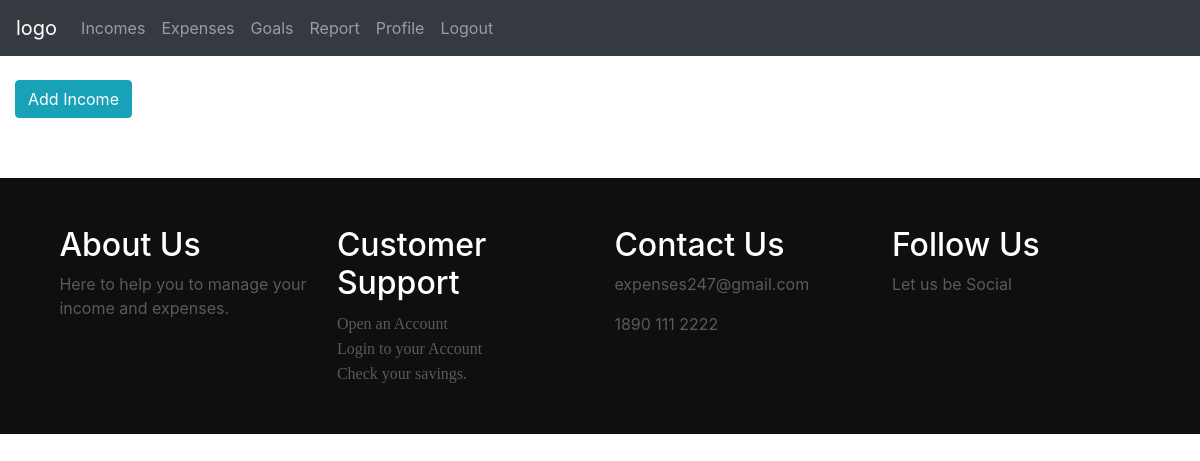
/income/ (signed in), run on an earlier commit of the app's database.
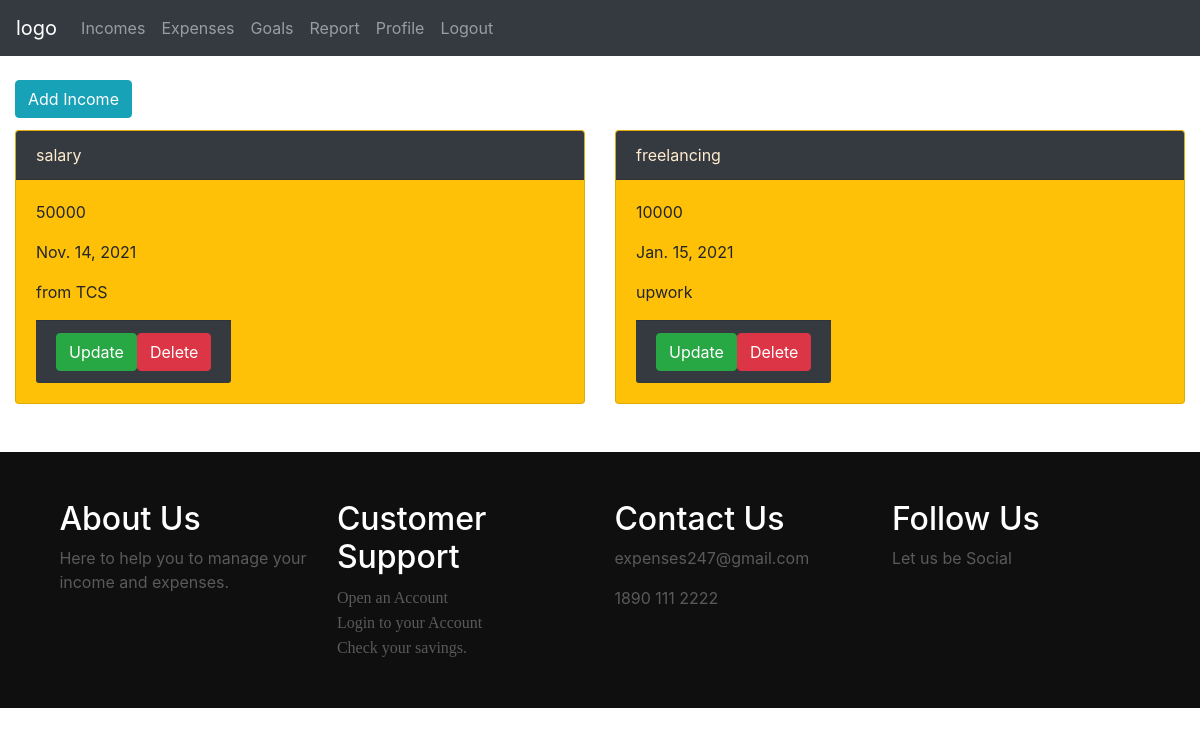
And on a later commit of the database.
### income/models.py (models this page shows)
class income_details(models.Model):
    incomeID = models.AutoField(primary_key=True)
    user = models.ForeignKey(user_details, on_delete=models.CASCADE)
    name = models.CharField(max_length=10)
    description = models.CharField(max_length=30)
    amount = models.IntegerField()
    date = models.DateField()
    regular = models.BooleanField()

### income/views.py (the view)
# urls.py: path('income/',include('income.urls')),
def income(request):
    inc=income_details.objects.all().filter(user_id=request.session['usremail'])
    return render(request,'income/income.html',context={"inc": inc})

### income/templates/income/income.html (shortened to what this page needs)
<!DOCTYPE html>
{% extends 'base1.html' %}
    {% block content %}
    <section style="height: 50px;">
        <a href="/income/addinc/" class="btn btn-info" role="button">Add Income</a>
    </section>
    <div>
        <div class="card-deck" >
            {% for inc in inc %}
                <div class="card bg-warning">
                    <div class="card-header bg-dark" style="color: blanchedalmond;">{{ inc.name }}</div>
                            <div class="card-body">
                                <p class="card-text">{{ inc.amount }}</p>
                                <p class="card-text">{{ inc.date }}</p>
                                <p class="card-text">{{ inc.description }}</p>
                                <div class="card-footer bg-dark" style="display: inline-flex;">
                                    <button class="btn btn-success" onclick='upd("{{ inc.incomeID }}", "{{ csrf_token }}")'>Update</button>
                                    <button class="btn btn-danger" onclick='del("{{ inc.incomeID }}", "{{ csrf_token }}")'>Delete</button>
                                </div>
                            </div>
                    </div>
            {% endfor %}
        </div>
    </div>
    <br><br>
    {% endblock %}

### income/templates/base1.html (shortened to what this page needs)
<!DOCTYPE html>
<html lang="en">
<head>
  <link rel="stylesheet" href="https://maxcdn.bootstrapcdn.com/bootstrap/4.5.2/css/bootstrap.min.css">
  {% load static %}
  <link rel="stylesheet" type="text/css" href="{% static 'income/style1.css' %}">
</head>
<body>
<nav class="navbar navbar-expand-sm bg-dark navbar-dark sticky-top">
  <a class="navbar-brand" href="/">logo</a>
  <ul class="navbar-nav">
    <li class="nav-item">
        <a class="nav-link" href="/income/">Incomes</a>
    </li>
    <li class="nav-item">
        <a class="nav-link" href="#">Expenses</a>
    </li>
    <li class="nav-item">
        <a class="nav-link" href="#">Goals</a>
    </li>
    <li class="nav-item">
        <a class="nav-link" href="#">Report</a>
    </li>
    <li class="nav-item">
        <a class="nav-link" href="#">Profile</a>
    </li>
    <li class="nav-item">
        <a class="nav-link" href="/signup/logout/">Logout</a>
    </li>
  </ul>
</nav>
<div class="container-fluid"><br>
  {% block content %}
  {% endblock %}
</div>
  <footer class="footer">
    <div class="container">
      <div class="about-us">
        <h2>About Us</h2>
        <p style="color:#686666da;">Here to help you to manage your income and expenses.</p>
      </div>
      <div class="customer-support">
        <h2>Customer Support</h2>
        <a href="/signup/register/">Open an Account</a><br>
        <a href="/signup/login/">Login to your Account</a><br>
        <a href="#">Check your savings.</a>
      </div>
      <div class="contact-us">
        <h2>Contact Us</h2>
        <p style="color:#686666da;"> expenses247@gmail.com</p>
        <p style="color:#686666da;"> 1890 111 2222</p>
      </div>
      <div class="follow">
        <h2>Follow Us</h2>
        <p style="color:#686666da;">Let us be Social</p>
        <div>
          <i class="fab fa-facebook"></i>
          <i class="fab fa-instagram"></i>
          <i class="fab fa-twitter"></i>
          <i class="fab fa-youtube"></i>
        </div>
      </div>
    </div>
  </footer>
</body>
</html>

### income/static/income/style1.css (style rules this page uses)
:root { --Abel: 'Abel', cursive; --Anton: 'Anton', cursive; --Josefin: 'Josefin', cursive; --Lexend: 'Lexend', cursive; --Livvie: 'Livvie', cursive; --text-gray: #3f4954; --text-light: #686666da; --bg-color: #0f0f0f; --white: #ffffff; --midnight: #104f55; --sky: #B0C4DE; }
footer.footer { height: 100%; background: var(--bg-color); position: relative; }
footer.footer .container { display: grid; grid-template-columns: repeat(4,1fr); }
footer.footer .container .about-us h2 { color: var(--white); }
footer.footer .container .contact-us h2 { color: var(--white); }
footer.footer .container .customer-support h2 { color: var(--white); }
footer.footer .container .follow h2 { color: var(--white); }
footer.footer .container .follow div i { color: var(--white); padding: 0 0.4rem; }
footer.footer .container .customer-support a { color: var(--text-light); font-family: var(--Josefin); }
footer.footer .container>div { flex-grow: 1; flex-basis: o; padding: 3rem 0.9rem; }

What changed in the data, as far as the page shows it:
added income_details: name "salary", amount "50000", date "Nov. 14, 2021", description "from TCS"
added income_details: name "freelancing", amount "10000", date "Jan. 15, 2021", description "upwork"
